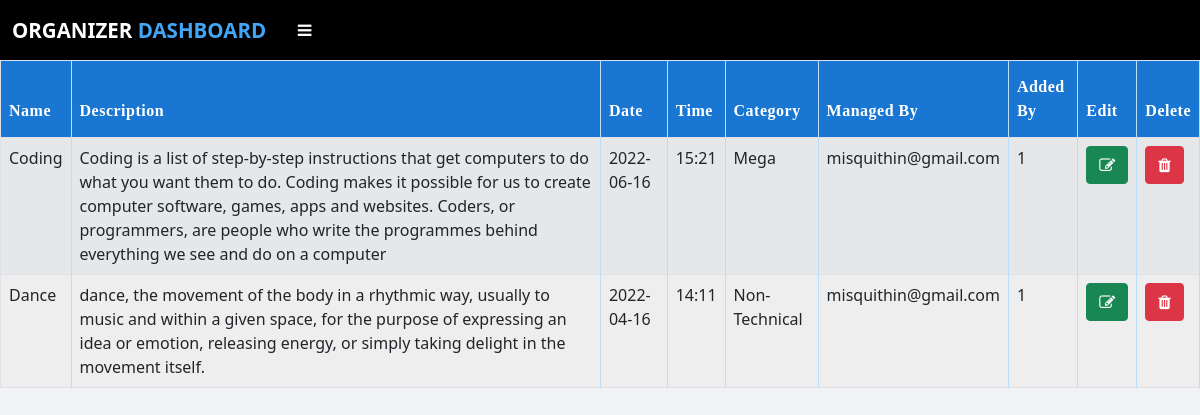
/view_event (signed in), run on the app's committed database.
### app.py (models this page shows, shortened)
class Event(db.Model):
    id = db.Column(db.Integer,primary_key=True)
    name = db.Column(db.String(50),nullable=False)
    description = db.Column(db.String(255),nullable=False)
    date = db.Column(db.String(50), nullable=False)
    time = db.Column(db.String(50), nullable=False)
    category = db.Column(db.String(50),nullable=False)
    coorg_mail = db.Column(db.String(80),db.ForeignKey('coorganizer.email'))
    org_id = db.Column(db.Integer,db.ForeignKey('organizer.id'))
    judge = db.Column(db.String(50),nullable=True)
    participant_id=db.relationship('Participant',cascade="all,delete",backref='participants')
    judge_event_id=db.relationship('Judge',cascade="all,delete",backref='ownersj')
    part_event_id=db.relationship('Plist',cascade="all,delete",backref='ownersjp')

### app.py (the view)
@app.route("/view_event")
def view_event():
    if 'organizer' in session:
        events = Event.query.all()
        return render_template('view_event.html',data=events)
    else:
        flash("Session Expired","error")
        return redirect(url_for('organizer_log'))

### templates/view_event.html (shortened to what this page needs)
{% extends "organizer_layout.html" %}
{% block head %} {{ super() }}
{% endblock %}
{% block content %}
{% if data %}
<div class="table-responsive">
	<table class="table table-striped table-bordered">
		<thead class="thead-dark">
			<tr>
				<th scope="col">Name</th>
				<th scope="col">Description</th>
				<th scope="col">Date</th>
				<th scope="col">Time</th>
				<th scope="col">Category</th>
				<th scope="col">Managed By</th>
                <th scope="col">Added By</th>
                <th scope="col">Edit</th>
				<th scope="col">Delete</th>
			</tr>
		</thead>
		<tbody>
			{% for i in data %}
			<tr>
				<td>{{i.name}}</td>
				<td>{{i.description}}</td>
				<td>{{i.date}}</td>
				<td>{{i.time}}</td>
				<td>{{i.category}}</td>
				<td>{{i.coorg_mail}}</td>
                <td>{{i.org_id}}</td>
                <td>
                    <a href="/edit_event/{{i.id}}"
                        ><button class="btn btn-success"><i class="fa fa-edit"></i></button
                    ></a>
                </td>
                <td>
                    <a onclick="delEvent('{{ i.id }}')"
                        ><button class="btn btn-danger" type="submit" name="del">
                            <i class="fa fa-trash"></i></button
                    ></a>
                </td>
			</tr>
			{% endfor %}{% else %}
            <h2 class="text-center mt-5 fw-bold text-uppercase">No Events Added</h2>
            {% endif %}
		</tbody>
	</table>
</div>
{% endblock %}

### templates/view_event.html (style rules this page uses)
table { font-family: 'Roboto' sans-serif; border-collapse: collapse; width: 100%; }
table tr:nth-child(even) { background-color: #eeeeee; }
.table th { padding-top: 14px; padding-bottom: 14px; text-align: left; background-color: #1976d2; color: white; letter-spacing: 0.5px; user-select: none; border-right: 0.5px solid #bbdefb; font-family: Bahnschrift SemiBold; }
table td { border-right: 0.5px solid #bbdefb; height: 70px; }
table td, table th { border-bottom: 0.5px solid #bbdefb; }

### templates/organizer_layout.html (style rules this page uses)
body { font-family: "Roboto" sans-serif; background-color: #f2f3f4; }
* { margin: 0; padding: 0; text-decoration: none; list-style: none; }

### data on the page
Event: name "Coding", description "Coding is a list of step-by-step instructions that get computers to do what you want them to do. Coding makes it possible for us to create computer software, games, apps and websites. Coders, or programmers, are people who write the programmes behind everything we see and do on a computer", date "2022-06-16", time "15:21", category "Mega", coorg_mail "misquithin@gmail.com", org_id "1"
Event: name "Dance", description "dance, the movement of the body in a rhythmic way, usually to music and within a given space, for the purpose of expressing an idea or emotion, releasing energy, or simply taking delight in the movement itself.", date "2022-04-16", time "14:11", category "Non-Technical", coorg_mail "misquithin@gmail.com", org_id "1"
